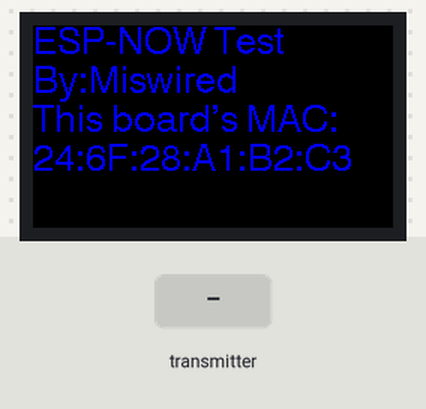
A sketch run on a simulated ESP32. On the bench: 240×135 colour display. Inputs (shaded band) come from the test bench. What the sketch prints to the serial monitor is not drawn.

Above: at 1.3 s.
1.4 s: the transmitter starts sending sender_id = 0
At 6.3 s:
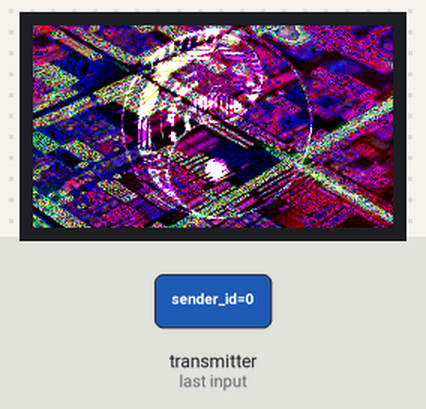
At 11.5 s:
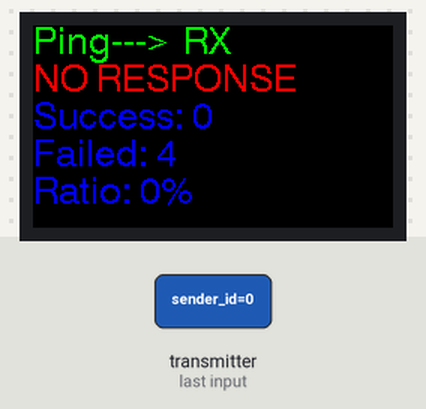
Timing chart, 0 to 13.0 s (numbered marks = the images above; inputs shaded):
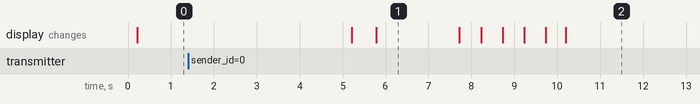

The sketch:

HB0057_Comms.ino
```cpp
// (licence header left out)
#include <SPI.h>
#include <TFT_eSPI.h>
#include <esp_now.h>
#include <WiFi.h>
#include "logo.h"

TFT_eSPI tft = TFT_eSPI();

/* Update this Section! */
/*====================================================================*/
/* When you are done, you can remove the error line below */
//#error Update this section!

/* This is this boards ID */
/* Each board should have a unique ID */
#define BOARD_ID_NUMBER   0x0000

/* This is the MAC address of the board you want to connect to */
//uint8_t sendtoAddress[] = {0xFF, 0xFF, 0xFF, 0xFF, 0xFF, 0xFF};
uint8_t sendtoAddress[] = {0xFC, 0xF5, 0xC4, 0x0E, 0x3F, 0xC4};

/*======================================================================*/


/* Definitions */
/**************************************/

#define TIMER_PING_DELAY_MS           5000      //Rate to ping boards
#define TIMER_PEER_PING_TIMEOUT_MS    3000      //How long to wait for a ping response

#define TIMER_SCREEN_BOOT_MS          5000      //How long to show boot screen
#define TIMER_SCREEN_LOGO_MS          2000      //How long to show the logo on boot
#define TIMER_SCREEN_REFRESH_RATE_MS  500       //How quickly to refresh LCD

/* Screen state machine states */
#define SCREEN_BOOTUP         0x00
#define SCREEN_BOOT_TIMEOUT   0x01
#define SCREEN_MAIN           0x02
#define SCREEN_LOGO           0x03
#define SCREEN_LOGO_TIMEOUT   0x04

/* Badge hardware pinouts */
#define PIN_BTN_A     21
#define PIN_BTN_B     22
#define PIN_JOY_UP    15
#define PIN_JOY_DOWN  27
#define PIN_JOY_RIGHT 17
#define PIN_JOY_LEFT  12
#define PIN_JOY_PRESS 13 //Center press
#define PIN_BUZZER    32
#define PIN_IR_RX     33 //TSOP4838
#define PIN_IR_TX      2
#define PIN_RCA_VIDEO 25
#define PIN_RCA_AUDIO 26

/* Protocol field deffinitions */
/*  Note, the value doesn't really matter
 *  But if you are wondering what's up
 *  with the 0x55 and 0xAA, in binary they
 *  are one bit shifted from each other.
 *  Using multibit success/fails like this
 *  prevents single bit flip errors from
 *  changing the state of execution. It's
 *  not likley, and not needed here, just
 *  habit on my part.
 */
/*=============================*/
#define COMM_CMD_PING      0x0001
#define COMM_CMD_PING_ACK  0x0002

#define COMM_STATUS_GOOD   0x00AA
#define COMM_STATUS_BAD    0x0055

#define LINK_STATUS_GOOD  0xAA
#define LINK_STATUS_BAD   0x55

/* Radio state definitions */
#define STATE_RESET       0x00
#define STATE_FAILED      0xAA
#define STATE_SUCCESS     0x55

/* Global Variables
/**************************************/

/* Create struct to keep track of peer */
typedef struct peer_t {
  uint8_t   ping_sent;
  uint8_t   mac_found;
  uint8_t   response_received;
  uint8_t  statistics_recorded;
} peer_t;

/* Instantiate an instance of struct
 *  This is just a quick dirty test, idealy
 *  this would be an array of peers, contain the mac,
 *  used in the radio setup, and status tracking.
 */
peer_t g_peer_a;


/* Define packet structure
 *  Both devices have to have the same packet structure
 */
typedef struct packet_t {
  uint16_t sender_id;
  uint16_t command;
  uint16_t current_status;
} packet_t;

/* Instantiate an outgoing and incoming instance to hold data */
packet_t g_outgoing_message;
packet_t g_incomming_message;

/* define and initalize the state machine variable */
volatile unsigned int g_screen_state = SCREEN_BOOTUP;

/* Timer variables
 * Make sure these are marked volatile!
 */
volatile unsigned long g_timer_clock_current = 0;    //used for tracking time
volatile unsigned long g_timer_clock_previous = 0;
volatile unsigned long g_timer_ping_ms = 0;
volatile unsigned long g_timer_screen_ms = 0;
volatile unsigned long g_timer_screen_refresh_ms = 0;
volatile unsigned long g_timer_ping_timeout_ms = 0;

/* Counters to keep track of statistics */
uint16_t g_sucess_counter = 0;
uint16_t g_fail_coutner = 0;
uint8_t  g_sucess_ratio = 0;

/* Function Prototypes */
void service_timers(void);
void service_screen(void);
void service_radio(void);
void setup_radio(void);
void setup_screen(void);
void screen_print_stats(void);
void OnPacketSent(const uint8_t *mac, esp_now_send_status_t packetStatus);
void OnPacketReceved(const uint8_t * mac, const uint8_t *packetData, int packetLength);


/* setup()
 *  Mandatory arduino setup function
 *  Called once on bootup before loop()
 */
void setup(void)
{
  Serial.begin(115200);

  /*  Be sure this setup happens first thing at boot
   *  I had errors if there was a delay like setting
   *  up the screen and printing first.
   */
  setup_radio();

  pinMode(PIN_BTN_A, INPUT_PULLUP);
  pinMode(PIN_BTN_B, INPUT_PULLUP);
  pinMode(PIN_JOY_UP, INPUT_PULLUP);
  pinMode(PIN_JOY_DOWN, INPUT_PULLUP);
  pinMode(PIN_JOY_RIGHT, INPUT_PULLUP);
  pinMode(PIN_JOY_LEFT, INPUT_PULLUP);
  pinMode(PIN_JOY_PRESS, INPUT_PULLUP);

  setup_screen();
}

/* loop()
 *  This is the "main" function in most c programs
 *  except it loops automatically.
 */
void loop()
{
  service_timers();
  service_radio();

  /* If screen timer is up, refresh screen */
  if(g_timer_screen_refresh_ms == 0)
  {
    g_timer_screen_refresh_ms = TIMER_SCREEN_REFRESH_RATE_MS;
    service_screen();
  }

  /* If current packet has not been recorded in statistics*/
  if(g_peer_a.statistics_recorded == STATE_RESET)
  {
    /* If all stages passed, record success */
    if((g_peer_a.ping_sent == STATE_SUCCESS)&&
       (g_peer_a.mac_found == STATE_SUCCESS)&&
       (g_peer_a.response_received == STATE_SUCCESS))
       {
          g_sucess_counter++;
          /*Do some casting for the float calculation of the ratio */
          g_sucess_ratio = (uint8_t)(((float)g_sucess_counter / ((float)g_sucess_counter+(float)g_fail_coutner))*(float)100);
          g_peer_a.statistics_recorded = STATE_SUCCESS;
       }

    /* If any of the stages filed, record failure */
    if((g_peer_a.ping_sent == STATE_FAILED)||
       (g_peer_a.mac_found == STATE_FAILED)||
       (g_peer_a.response_received == STATE_FAILED))
       {
          g_fail_coutner++;
          /*Do some casting for the float calculation of the ratio */
          g_sucess_ratio = (uint8_t)(((float)g_sucess_counter / ((float)g_sucess_counter+(float)g_fail_coutner))*(float)100);
          g_peer_a.statistics_recorded = STATE_SUCCESS;
       }
  }


}
```

Radio.ino
```cpp
/* setup_radio()
 *  This function is the radio setup
 *  It is placed here just for organization
 *  the setup() function calls this on boot
 */
void setup_radio(void)
{
  /* Set device as a Wi-Fi Station */
  WiFi.mode(WIFI_STA);

  /* Init ESP-NOW */
  if (esp_now_init() != ESP_OK) {
    Serial.println("Error initializing ESP-NOW");
    return;
  }

  /* Setup the sending callback function */
  esp_now_register_send_cb(OnPacketSent);

  /* Setup peer info
     Here we initalize the container for our peer
     Then copy our peers address
     Set the channel to 0, and set as unencrypted
  */

  esp_now_peer_info_t peerInfo;
  memcpy(peerInfo.peer_addr, sendtoAddress, 6);
  peerInfo.channel = 0;
  peerInfo.encrypt = false;

  /* Add the peer we just created */
  if (esp_now_add_peer(&peerInfo) != ESP_OK){
    Serial.println("Failed to add peer");
  }

  /* Register the receiving callback function */
  esp_now_register_recv_cb(OnPacketReceved);
}


/* service_radio()
 *  This function manages the radio comms
 *  It is responsible for sending pings periodicly
 */
void service_radio(void)
{
  if(g_timer_ping_ms == 0)
  {
    g_timer_ping_ms = TIMER_PING_DELAY_MS;
    g_outgoing_message.sender_id = BOARD_ID_NUMBER;
    g_outgoing_message.command = COMM_CMD_PING;
    g_outgoing_message.current_status = COMM_STATUS_GOOD;

    //Send message
    esp_err_t send_result = esp_now_send(sendtoAddress, (uint8_t *) &g_outgoing_message, sizeof(g_outgoing_message));

    if (send_result == ESP_OK) {
      Serial.println("Packet Sent");
      g_timer_ping_timeout_ms = TIMER_PEER_PING_TIMEOUT_MS;
      g_peer_a.ping_sent=STATE_SUCCESS;
    }
    else {
      Serial.println("Sending Failed");
      g_peer_a.ping_sent=STATE_FAILED;
    }

  }
}

/* OnPacketSent()
 *  This is the callback function for when data has been sent
 */
void OnPacketSent(const uint8_t *mac, esp_now_send_status_t packetStatus)
{
  if(packetStatus == ESP_NOW_SEND_SUCCESS)
  {
    Serial.println("Packet received by peer");
    g_peer_a.mac_found = STATE_SUCCESS;
  }
  else
  {
    Serial.println("Packet not received by peer");
    g_peer_a.mac_found = STATE_FAILED;
  }

}

/* OnPacketReceived()
 *  This is the callback function for when data is received
 */
void OnPacketReceved(const uint8_t * mac, const uint8_t *packetData, int packetLength)
{
  //Notice we are copying based on the size of storrage data type, NOT the sending packet
  memcpy(&g_incomming_message, packetData, sizeof(g_incomming_message));

  Serial.println("Data Received!");
  Serial.print("Bytes:");
  Serial.println(packetLength);
  Serial.print("sender_id=");
  Serial.println(g_incomming_message.sender_id);
  Serial.print("command=");
  Serial.println(g_incomming_message.command);
  Serial.print("current_status=");
  Serial.println(g_incomming_message.current_status);

  /*Verify the right sender, command, status, and the ping
   * timeout did not occur
   */
  if((g_incomming_message.sender_id == 0x0001) &&
     (g_incomming_message.command == COMM_CMD_PING_ACK) &&
     (g_incomming_message.current_status == COMM_STATUS_GOOD)&&
     (g_timer_ping_timeout_ms > 0))
  {
    g_peer_a.response_received = STATE_SUCCESS;
  }
  else
  {
    g_peer_a.response_received = STATE_FAILED;
  }

}
```

Screen.ino
```cpp
/* setup_screen()
 *  This should be called once on startup to setup the screen
 */
void setup_screen(void)
{
  /* Inital config of screen */
  tft.init();
  tft.setRotation(1);
  tft.fillScreen(TFT_BLACK);
}


/* service_screen()
 *  This function manages the screen display
 *  It does this by using a global state variable
 *  and a state machine to choose what to show.
 *
 *  I really should implment some kind of check to
 *  see if the screen needs updating instead of just
 *  blindly writing at the refresh rate. But it seems
 *  as though the tft library being used checks for this
 *  already? I don't see screen flicker when the values are
 *  constant.
 *
 * Screen formating notes
 * tft.fillScreen(TFT_BLACK); //Clears screen with desired color
 * tft.setCursor(0, 0, 4);    //Moves to x,y,fontsize
 * tft.setTextColor(TFT_RED, TFT_BLACK); //Set font color,background color
 * Color examples:
 * TFT_RED
 * TFT_BLUE
 * TFT_GREEN
 *
 */
void service_screen(void)
{


  switch(g_screen_state)
  {
    case SCREEN_BOOTUP:
      /*top left corner of display (0,0) and font 4*/
      tft.setCursor(0, 0, 4);
      tft.setTextColor(TFT_BLUE, TFT_BLACK);
      tft.println("ESP-NOW Test\nBy:Miswired");
      tft.println("This board's MAC:");
      tft.println(WiFi.macAddress());
      g_timer_screen_ms = TIMER_SCREEN_BOOT_MS;
      g_screen_state = SCREEN_BOOT_TIMEOUT;
    break;

    case SCREEN_BOOT_TIMEOUT:
      if(g_timer_screen_ms == 0)
      {
        tft.fillScreen(TFT_BLACK);
        g_screen_state = SCREEN_LOGO;
      }
    break;

    case SCREEN_LOGO:
      tft.pushImage(0, 0,  240, 135, logo);
      g_timer_screen_ms = TIMER_SCREEN_LOGO_MS;
      g_screen_state = SCREEN_LOGO_TIMEOUT;
    break;

    case SCREEN_LOGO_TIMEOUT:
      if(g_timer_screen_ms == 0)
      {
        tft.fillScreen(TFT_BLACK);
        g_screen_state = SCREEN_MAIN;
      }
    break;

    case SCREEN_MAIN:
      /* If we have new stats, and the timer is out
       *  reset screen and print new stats. Here we are
       *  lazily using the timer to prevent clearing the
       *  to quickly so you can see the packet status.
       */
      if((g_peer_a.statistics_recorded == STATE_SUCCESS) &&
         (g_timer_ping_timeout_ms == 0))
         {
           g_peer_a.ping_sent=STATE_RESET;
           g_peer_a.mac_found=STATE_RESET;
           g_peer_a.response_received=STATE_RESET;
           g_peer_a.statistics_recorded=STATE_RESET;
           tft.fillScreen(TFT_BLACK);
           screen_print_stats();
         }


      //tft.fillScreen(TFT_BLACK);
      //Serial.print("*");
      if(g_peer_a.ping_sent == STATE_SUCCESS)
      {
        tft.setCursor(0, 0, 4);
        tft.setTextColor(TFT_GREEN, TFT_BLACK);
        tft.print("Ping--->");
      }

      if(g_peer_a.ping_sent == STATE_FAILED)
      {
        tft.setCursor(0, 0, 4);
        tft.setTextColor(TFT_RED, TFT_BLACK);
        tft.print("Ping FAIL");
      }


      if(g_peer_a.mac_found == STATE_SUCCESS)
      {
        tft.setCursor(100, 0, 4);
        tft.setTextColor(TFT_GREEN, TFT_BLACK);
        tft.print("RX");
      }

      if(g_peer_a.mac_found == STATE_FAILED)
      {
        tft.setCursor(100, 0, 4);
        tft.setTextColor(TFT_RED, TFT_BLACK);
        tft.print("RX FAIL");
      }

      if(g_peer_a.response_received == STATE_SUCCESS)
      {
        tft.setCursor(0, 25, 4);
        tft.setTextColor(TFT_GREEN, TFT_BLACK);
        tft.print("RX<----PONG");
      }

      if(g_peer_a.response_received == STATE_FAILED)
      {
        tft.setCursor(0, 25, 4);
        tft.setTextColor(TFT_RED, TFT_BLACK);
        tft.print("NO RESPONSE");
      }

    break;
  }
}


/* This function prints the packet statistics to the screen
 *  It's broken out because I couldn't be bothered to setup
 *  a better screen clear mechanism and wanted to be able to
 *  keep the stats on the screen the whole time.
 */
void screen_print_stats(void)
{
  tft.setCursor(0, 50, 4);
  tft.setTextColor(TFT_BLUE, TFT_BLACK);
  tft.print("Success: ");
  tft.print(g_sucess_counter);

  tft.setCursor(0, 75, 4);
  tft.setTextColor(TFT_BLUE, TFT_BLACK);
  tft.print("Failed: ");
  tft.print(g_fail_coutner);

  tft.setCursor(0, 100, 4);
  tft.setTextColor(TFT_BLUE, TFT_BLACK);
  tft.print("Ratio: ");
  tft.print(g_sucess_ratio);
  tft.print("%");

}
```

Timers.ino
```cpp
/* service_timers()
 *  Calculates the delta between calls and decrements system timers
 *  This is used to provide a non-blocking timer function in arduino.
 *  Idealy this would be implmented with a timer inturrupt routine but
 *  this seems to be the best way in this framework
 */
void service_timers(void)
{
  unsigned long delta = 0;
  /* Update time */
  g_timer_clock_current = millis();

  /* Check for wrap-around of timer variable (~49.7 days) */
  if(g_timer_clock_previous <= g_timer_clock_current)
  {
    /* no rollover, subtract times */
    delta = g_timer_clock_current - g_timer_clock_previous;
  }
  else
  {
    /* rolled over, calculate delta with rollover point */
    delta = (4294967295 - g_timer_clock_previous) + g_timer_clock_current;
  }

  /* Record current time for next time */
  g_timer_clock_previous = g_timer_clock_current;

  /* Decrement system counters */
  /*===========================*/
  /* g_timer_ping_ms */
  if(g_timer_ping_ms > delta)
  {
    g_timer_ping_ms = g_timer_ping_ms - delta;
  }
  else
  {
    g_timer_ping_ms = 0;
  }

  /* g_timer_screen_ms */
  if(g_timer_screen_ms > delta)
  {
    g_timer_screen_ms = g_timer_screen_ms - delta;
  }
  else
  {
    g_timer_screen_ms = 0;
  }

  /* g_timer_screen_refresh_ms */
  if(g_timer_screen_refresh_ms > delta)
  {
    g_timer_screen_refresh_ms = g_timer_screen_refresh_ms - delta;
  }
  else
  {
    g_timer_screen_refresh_ms = 0;
  }

  /* g_timer_ping_timeout_ms */
  if(g_timer_ping_timeout_ms > delta)
  {
    g_timer_ping_timeout_ms = g_timer_ping_timeout_ms - delta;
  }
  else
  {
    g_timer_ping_timeout_ms = 0;
  }

}
```

Source omitted: logo.h (data table, 313607 bytes)

Measured:
- after the input at 1.4 s, the display: first differs from a run without the input after 6.8 s (image 2 shows a later state)
- what the display in image 1 shows lasts 1.9 s, from 5.8 s to 7.7 s
